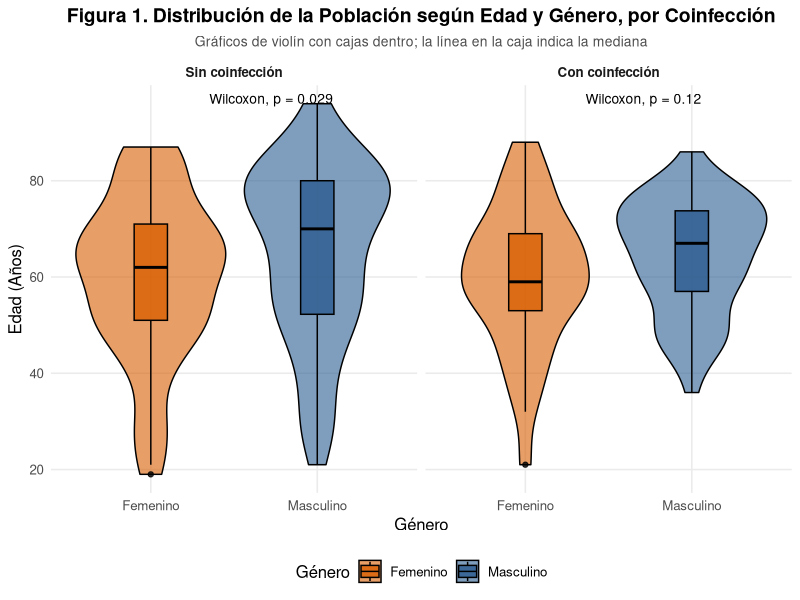
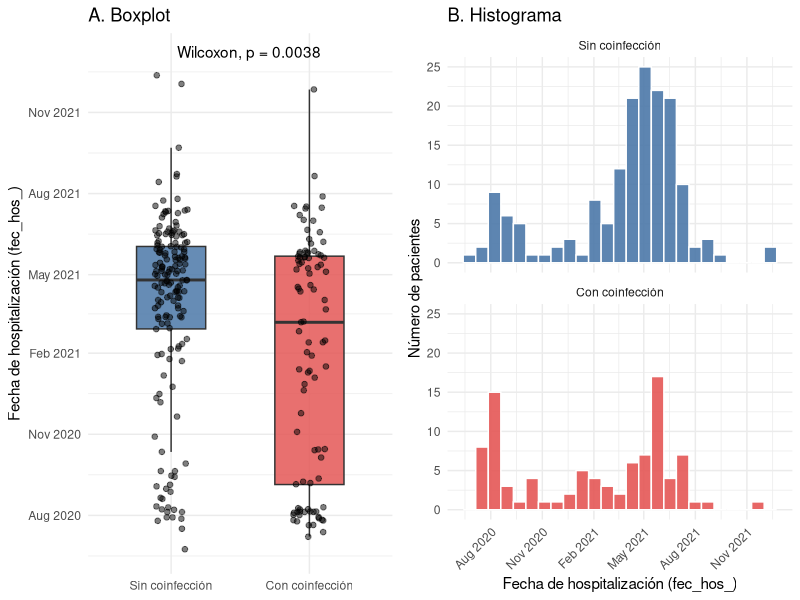
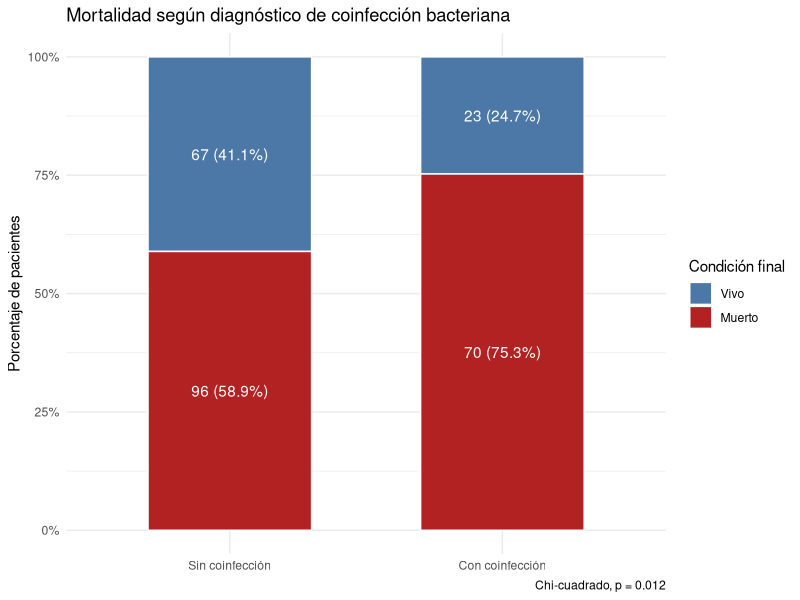

Reproduce these figures in R, in order.
## ---- chunk 1
knitr::opts_chunk$set(echo = TRUE, warning = FALSE, message = FALSE,
                      fig.width = 8, fig.height = 5, dpi = 300)
## ---- chunk 2
library(readxl)
library(dplyr)
library(ggplot2)
library(ggpubr)
library(knitr)
library(scales)
## ---- chunk 3
# El archivo PC1_Hackaton.xlsx debe estar en la misma carpeta que este .qmd
Data <- read_excel("PC1_Hackaton.xlsx", sheet = "data")
dim(Data)
## ---- chunk 4
# Convierte columnas con fechas mezcladas con texto a Date
a_fecha <- function(x) {
  if (inherits(x, c("Date", "POSIXct"))) return(as.Date(x))
  as.Date(suppressWarnings(as.numeric(as.character(x))), origin = "1899-12-30")
}

Data <- Data %>%
  mutate(
    coinfeccion = factor(ifelse(is.na(`coinfeccion_diagnóstico`), "No", "Si"),
                         levels = c("No", "Si"),
                         labels = c("Sin coinfección", "Con coinfección")),
    sexo = factor(sexo_, levels = c("F", "M"), labels = c("Femenino", "Masculino")),
    condicion_final = factor(condicion_final, levels = c("Vivo", "Muerto")),
    estrato_ = factor(estrato_),
    fec_hos_ = a_fecha(fec_hos_),
    fecha_defuncion = a_fecha(fecha_defuncion)
  )

# Nombres sin espacios ni símbolos para trabajar más cómodo
Data <- Data %>%
  rename(edad = edad_, apache = `APACHE II`, ncomorb = `Numero de comorbilidades`,
         vmi = `VMI_<48h`, cvc = `Cateter_ven_cen_<48h`, cur = `Cateter_uri_<48h`,
         antib = `uso_antib_<48h_`, cortico = `Uso_corticoes_<48h`,
         area = area_, seguro = tip_ss_, estrato = estrato_,
         inmunosup = `Toma medicamentos inmunosupresores`)

table(Data$coinfeccion, useNA = "ifany")
summary(Data$fec_hos_)
## ---- chunk 5
fmt_p <- function(p) ifelse(p < 0.001, "<0.001", sprintf("%.3f", p))
grupo <- Data$coinfeccion

# Variable numérica -> una fila
fila_num <- function(var, etiqueta) {
  x <- Data[[var]]
  normal <- all(sapply(levels(grupo), function(g) {
    xg <- x[grupo == g & !is.na(x)]
    length(xg) >= 3 && shapiro.test(xg)$p.value >= 0.05
  }))
  res <- sapply(levels(grupo), function(g) {
    xg <- x[grupo == g & !is.na(x)]
    if (normal) sprintf("%.1f (%.1f)", mean(xg), sd(xg))
    else sprintf("%.1f [%.1f-%.1f]", median(xg), quantile(xg, .25), quantile(xg, .75))
  })
  p <- if (normal) t.test(x ~ grupo)$p.value else wilcox.test(x ~ grupo, exact = FALSE)$p.value
  data.frame(Característica = paste0(etiqueta, ifelse(normal, ", media (DE)", ", mediana [RIC]")),
             Sin = res[1], Con = res[2],
             Prueba = ifelse(normal, "t de Student", "Wilcoxon"),
             p = fmt_p(p), stringsAsFactors = FALSE)
}

# Variable categórica -> una fila encabezado + una fila por nivel
fila_cat <- function(var, etiqueta) {
  x <- factor(Data[[var]])
  tab <- table(x, grupo)
  esp <- suppressWarnings(chisq.test(tab)$expected)
  usa_fisher <- any(esp < 5)
  p <- if (usa_fisher) fisher.test(tab, simulate.p.value = nrow(tab) > 2 || ncol(tab) > 2,
                                   B = 10000)$p.value
       else chisq.test(tab)$p.value
  pct <- prop.table(tab, margin = 2) * 100
  # Variables dicotómicas Si/No: mostrar solo la fila "Si"
  niveles <- if (setequal(levels(x), c("No", "Si"))) "Si" else levels(x)
  filas <- lapply(niveles, function(l)
    data.frame(Característica = paste0("   ", l),
               Sin = sprintf("%d (%.1f%%)", tab[l, 1], pct[l, 1]),
               Con = sprintf("%d (%.1f%%)", tab[l, 2], pct[l, 2]),
               Prueba = "", p = "", stringsAsFactors = FALSE))
  if (length(niveles) == 1) {
    filas[[1]]$Característica <- etiqueta
    filas[[1]]$Prueba <- ifelse(usa_fisher, "Fisher", "Chi-cuadrado")
    filas[[1]]$p <- fmt_p(p)
    return(filas[[1]])
  }
  cab <- data.frame(Característica = etiqueta, Sin = "", Con = "",
                    Prueba = ifelse(usa_fisher, "Fisher", "Chi-cuadrado"),
                    p = fmt_p(p), stringsAsFactors = FALSE)
  bind_rows(cab, bind_rows(filas))
}
## ---- chunk 6
n_g <- table(grupo)

tabla1 <- bind_rows(
  data.frame(Característica = "**Sociodemográficas**", Sin = "", Con = "", Prueba = "", p = ""),
  fila_num("edad", "Edad (años)"),
  fila_cat("sexo", "Sexo"),
  fila_cat("area", "Área de procedencia"),
  fila_cat("seguro", "Tipo de seguridad social"),
  fila_cat("estrato", "Estrato socioeconómico"),
  data.frame(Característica = "**Comorbilidades**", Sin = "", Con = "", Prueba = "", p = ""),
  fila_num("ncomorb", "Número de comorbilidades"),
  fila_cat("hipertension", "Hipertensión"),
  fila_cat("diabetes", "Diabetes"),
  fila_cat("obesidad", "Obesidad"),
  fila_cat("epoc", "EPOC"),
  fila_cat("enf_card", "Enfermedad cardiovascular"),
  fila_cat("ins_renal", "Insuficiencia renal"),
  data.frame(Característica = "**Gravedad y manejo en UCI**", Sin = "", Con = "", Prueba = "", p = ""),
  fila_num("apache", "APACHE II"),
  fila_cat("vmi", "Ventilación mecánica invasiva ≤48 h"),
  fila_cat("cvc", "Catéter venoso central ≤48 h"),
  fila_cat("cur", "Catéter urinario ≤48 h"),
  fila_cat("antib", "Uso de antibióticos ≤48 h"),
  fila_cat("cortico", "Uso de corticoides ≤48 h"),
  data.frame(Característica = "**Cuadro clínico**", Sin = "", Con = "", Prueba = "", p = ""),
  fila_cat("tos", "Tos"),
  fila_cat("fiebre", "Fiebre"),
  fila_cat("dif_res", "Dificultad respiratoria"),
  fila_cat("adinamia", "Adinamia"),
  fila_cat("hallaz_rad", "Hallazgo radiológico"),
  fila_cat("falla_resp", "Falla respiratoria"),
  fila_cat("septicemia", "Septicemia"),
  data.frame(Característica = "**Desenlace**", Sin = "", Con = "", Prueba = "", p = ""),
  fila_cat("condicion_final", "Muerte (condición final)")
)

names(tabla1) <- c("Característica",
                   paste0("Sin coinfección (n=", n_g[1], ")"),
                   paste0("Con coinfección (n=", n_g[2], ")"),
                   "Prueba", "Valor p")

kable(tabla1, align = c("l", "c", "c", "c", "c"),
      caption = "Tabla 1. Características sociodemográficas y clínicas de pacientes con COVID-19 en UCI, según diagnóstico de coinfección bacteriana")
## ---- chunk 7
col_coinf <- c("Sin coinfección" = "#4C78A8", "Con coinfección" = "#E45756")
col_sexo  <- c("Femenino" = "#F58518", "Masculino" = "#54A24B")
## ---- chunk 8
ggplot(Data, aes(x = sexo, y = edad, fill = sexo)) +
  geom_violin(alpha = 0.6, color = "black") +
  geom_boxplot(width = 0.2, alpha = 0.8, color = "black") +
  facet_wrap(~ coinfeccion) +
  scale_fill_manual(values = c("Masculino" = "#2b5c8f", "Femenino" = "#d95f02")) +
  stat_compare_means(method = "wilcox.test", label.x = 1.5, size = 3.5) +
  labs(
    title = "Figura 1. Distribución de la Población según Edad y Género, por Coinfección",
    subtitle = "Gráficos de violín con cajas dentro; la línea en la caja indica la mediana",
    x = "Género",
    y = "Edad (Años)",
    fill = "Género"
  ) +
  theme_minimal(base_size = 12) +
  theme(
    plot.title = element_text(face = "bold", size = 14, hjust = 0.5),
    plot.subtitle = element_text(size = 10, hjust = 0.5, color = "gray30"),
    strip.text = element_text(face = "bold"),
    legend.position = "bottom",
    panel.grid.minor = element_blank()
  )
## ---- chunk 9
Data %>% group_by(coinfeccion, sexo) %>%
  summarise(n = n(), mediana = median(edad), Q1 = quantile(edad, .25), Q3 = quantile(edad, .75),
            .groups = "drop") %>%
  kable(digits = 1, caption = "Resumen de edad por coinfección y sexo")
## ---- chunk 10
g2a <- ggplot(Data, aes(x = coinfeccion, y = fec_hos_, fill = coinfeccion)) +
  geom_boxplot(width = 0.5, alpha = 0.85, outlier.shape = NA) +
  geom_jitter(width = 0.12, alpha = 0.5, size = 1.6) +
  scale_fill_manual(values = col_coinf) +
  scale_y_date(date_breaks = "3 months", date_labels = "%b %Y") +
  stat_compare_means(method = "wilcox.test", label.x = 1.25,
                     label.y = max(Data$fec_hos_) + 20) +
  labs(x = NULL, y = "Fecha de hospitalización (fec_hos_)", title = "A. Boxplot") +
  theme_minimal() + theme(legend.position = "none")

g2b <- ggplot(Data, aes(x = fec_hos_, fill = coinfeccion)) +
  geom_histogram(bins = 25, color = "white", alpha = 0.9) +
  facet_wrap(~ coinfeccion, ncol = 1) +
  scale_fill_manual(values = col_coinf) +
  scale_x_date(date_breaks = "3 months", date_labels = "%b %Y") +
  labs(x = "Fecha de hospitalización (fec_hos_)", y = "Número de pacientes",
       title = "B. Histograma") +
  theme_minimal() + theme(legend.position = "none",
                          axis.text.x = element_text(angle = 45, hjust = 1))

ggarrange(g2a, g2b, ncol = 2)
## ---- chunk 11
Data %>% group_by(coinfeccion) %>%
  summarise(n = n(), mediana = median(fec_hos_), Q1 = quantile(fec_hos_, .25, type = 1),
            Q3 = quantile(fec_hos_, .75, type = 1), min = min(fec_hos_), max = max(fec_hos_)) %>%
  kable(caption = "Fecha de hospitalización (fec_hos_) según coinfección")
## ---- chunk 12
dat3 <- Data %>%
  count(coinfeccion, condicion_final) %>%
  group_by(coinfeccion) %>%
  mutate(pct = n / sum(n),
         etiqueta = paste0(n, " (", percent(pct, accuracy = 0.1), ")"))

p3 <- chisq.test(table(Data$coinfeccion, Data$condicion_final))$p.value

ggplot(dat3, aes(x = coinfeccion, y = pct, fill = condicion_final)) +
  geom_col(color = "white", width = 0.6) +
  geom_text(aes(label = etiqueta), position = position_stack(vjust = 0.5), color = "white") +
  scale_y_continuous(labels = percent) +
  scale_fill_manual(values = c("Vivo" = "#4C78A8", "Muerto" = "#B22222"), name = "Condición final") +
  labs(x = NULL, y = "Porcentaje de pacientes",
       title = "Mortalidad según diagnóstico de coinfección bacteriana",
       caption = paste0("Chi-cuadrado, p = ", fmt_p(p3))) +
  theme_minimal()
## ---- chunk 13
tab_muerte <- table(Data$coinfeccion, Data$condicion_final)
tab_muerte
prop.table(tab_muerte, margin = 1)
chisq.test(tab_muerte)
## ---- chunk 14
n_tot  <- nrow(Data)
n_co   <- sum(Data$coinfeccion == "Con coinfección")
mort_s <- mean(Data$condicion_final[Data$coinfeccion == "Sin coinfección"] == "Muerto")
mort_c <- mean(Data$condicion_final[Data$coinfeccion == "Con coinfección"] == "Muerto")
